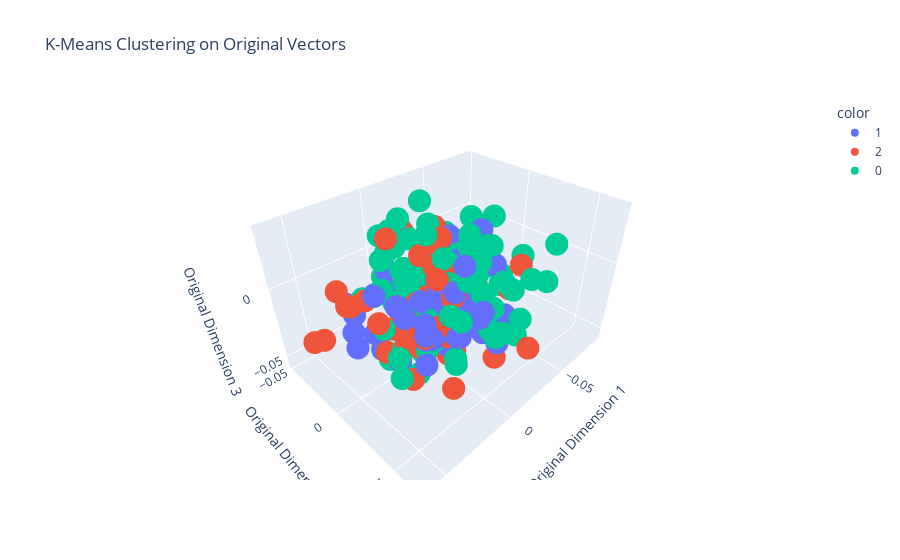
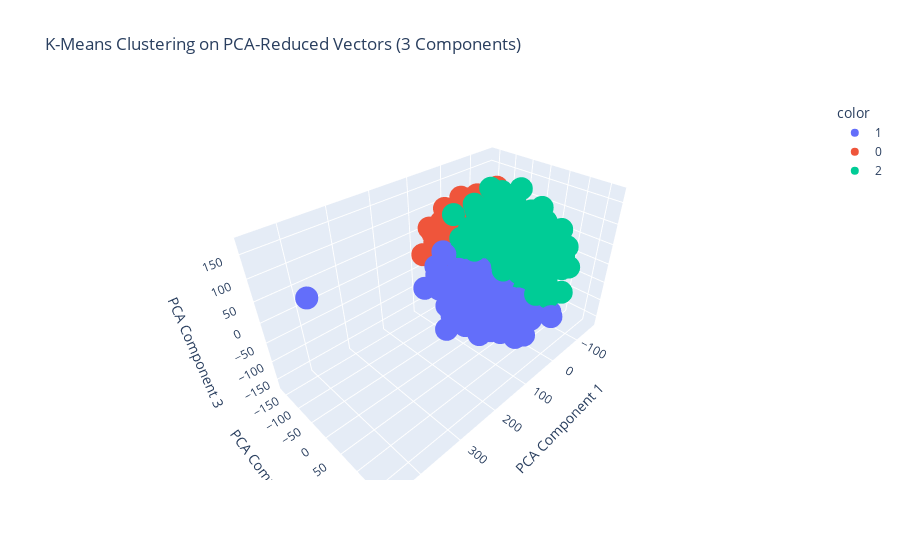

Here is the notebook cell these charts were saved with, in order:
### Code cell
# Perform clustering on the embeddings and visualize the results
clusterer = KMeans(n_clusters=3, max_iterations=100_000)
clusterer.fit(vImages)
cl_original = clusterer.predict(vImages)

kmeans_pca = KMeans(n_clusters=3, max_iterations=100_000)
kmeans_pca.fit(drvImages_3d)
cl_pca = kmeans_pca.predict(drvImages_3d)

# Visualize 2D and 3D embeddings of images and color points based on cluster label and original labels

fig_original = px.scatter_3d(
    x=vImages[:, 0],
    y=vImages[:, 1],
    z=vImages[:, 2],
    color=cl_original.astype(str),
    labels={'x': 'Original Dimension 1', 'y': 'Original Dimension 2', 'z': 'Original Dimension 3'},
    title="K-Means Clustering on Original Vectors"
)
fig_original.show()

fig_pca = px.scatter_3d(
    x=drvImages_3d[:, 0],
    y=drvImages_3d[:, 1],
    z=drvImages_3d[:, 2],
    color=cl_pca.astype(str),
    labels={'x': 'PCA Component 1', 'y': 'PCA Component 2', 'z': 'PCA Component 3'},
    title="K-Means Clustering on PCA-Reduced Vectors (3 Components)"
)
fig_pca.show()
